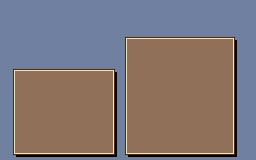

This game map was drawn from its Tiled (.tmx) file and the tilesets committed beside it. A one-line description and the full map source follow:
An orthogonal 32x20 tile map with 8x8 px tiles, 1 tile layer (Tile Layer 1).

<map version="1.9" tiledversion="1.9.2" orientation="orthogonal" renderorder="right-down" width="32" height="20" tilewidth="8" tileheight="8" infinite="0" nextlayerid="2" nextobjectid="1">
 <tileset firstgid="1" name="BobMenuTiles" tilewidth="8" tileheight="8" tilecount="128" columns="16">
  <image source="../../Image/Png/BobMenuTiles.png" width="128" height="64" />
 </tileset>
 <layer id="1" name="Tile Layer 1" width="32" height="20">
  <data encoding="csv">
1,1,1,1,1,1,1,1,1,1,1,1,1,1,1,1,1,1,1,1,1,1,1,1,1,1,1,1,1,1,1,1,
1,1,1,1,1,1,1,1,1,1,1,1,1,1,1,1,1,1,1,1,1,1,1,1,1,1,1,1,1,1,1,1,
1,1,1,1,1,1,1,1,1,1,1,1,1,1,1,1,1,1,1,1,1,1,1,1,1,1,1,1,1,1,1,1,
1,1,1,1,1,1,1,1,1,1,1,1,1,1,1,1,1,1,1,1,1,1,1,1,1,1,1,1,1,1,1,1,
1,1,1,1,1,1,1,1,1,1,1,1,1,1,1,4,3,3,3,3,3,3,3,3,3,3,3,3,3,2147483652,1,1,
1,1,1,1,1,1,1,1,1,1,1,1,1,1,1,37,47,47,47,47,47,47,47,47,47,47,47,47,47,20,1,1,
1,1,1,1,1,1,1,1,1,1,1,1,1,1,1,37,47,47,47,47,47,47,47,47,47,47,47,47,47,20,1,1,
1,1,1,1,1,1,1,1,1,1,1,1,1,1,1,37,47,47,47,47,47,47,47,47,47,47,47,47,47,20,1,1,
1,4,3,3,3,3,3,3,3,3,3,3,3,3,2147483652,37,47,47,47,47,47,47,47,47,47,47,47,47,47,20,1,1,
1,37,47,47,47,47,47,47,47,47,47,47,47,47,20,37,47,47,47,47,47,47,47,47,47,47,47,47,47,20,1,1,
1,37,47,47,47,47,47,47,47,47,47,47,47,47,20,37,47,47,47,47,47,47,47,47,47,47,47,47,47,20,1,1,
1,37,47,47,47,47,47,47,47,47,47,47,47,47,20,37,47,47,47,47,47,47,47,47,47,47,47,47,47,20,1,1,
1,37,47,47,47,47,47,47,47,47,47,47,47,47,20,37,47,47,47,47,47,47,47,47,47,47,47,47,47,20,1,1,
1,37,47,47,47,47,47,47,47,47,47,47,47,47,20,37,47,47,47,47,47,47,47,47,47,47,47,47,47,20,1,1,
1,37,47,47,47,47,47,47,47,47,47,47,47,47,20,37,47,47,47,47,47,47,47,47,47,47,47,47,47,20,1,1,
1,37,47,47,47,47,47,47,47,47,47,47,47,47,20,37,47,47,47,47,47,47,47,47,47,47,47,47,47,20,1,1,
1,37,47,47,47,47,47,47,47,47,47,47,47,47,20,37,47,47,47,47,47,47,47,47,47,47,47,47,47,20,1,1,
1,37,47,47,47,47,47,47,47,47,47,47,47,47,20,37,47,47,47,47,47,47,47,47,47,47,47,47,47,20,1,1,
1,37,47,47,47,47,47,47,47,47,47,47,47,47,20,37,47,47,47,47,47,47,47,47,47,47,47,47,47,20,1,1,
1,1073741828,24,24,24,24,24,24,24,24,24,24,24,24,25,1073741828,24,24,24,24,24,24,24,24,24,24,24,24,24,25,1,1
</data>
 </layer>
</map>
